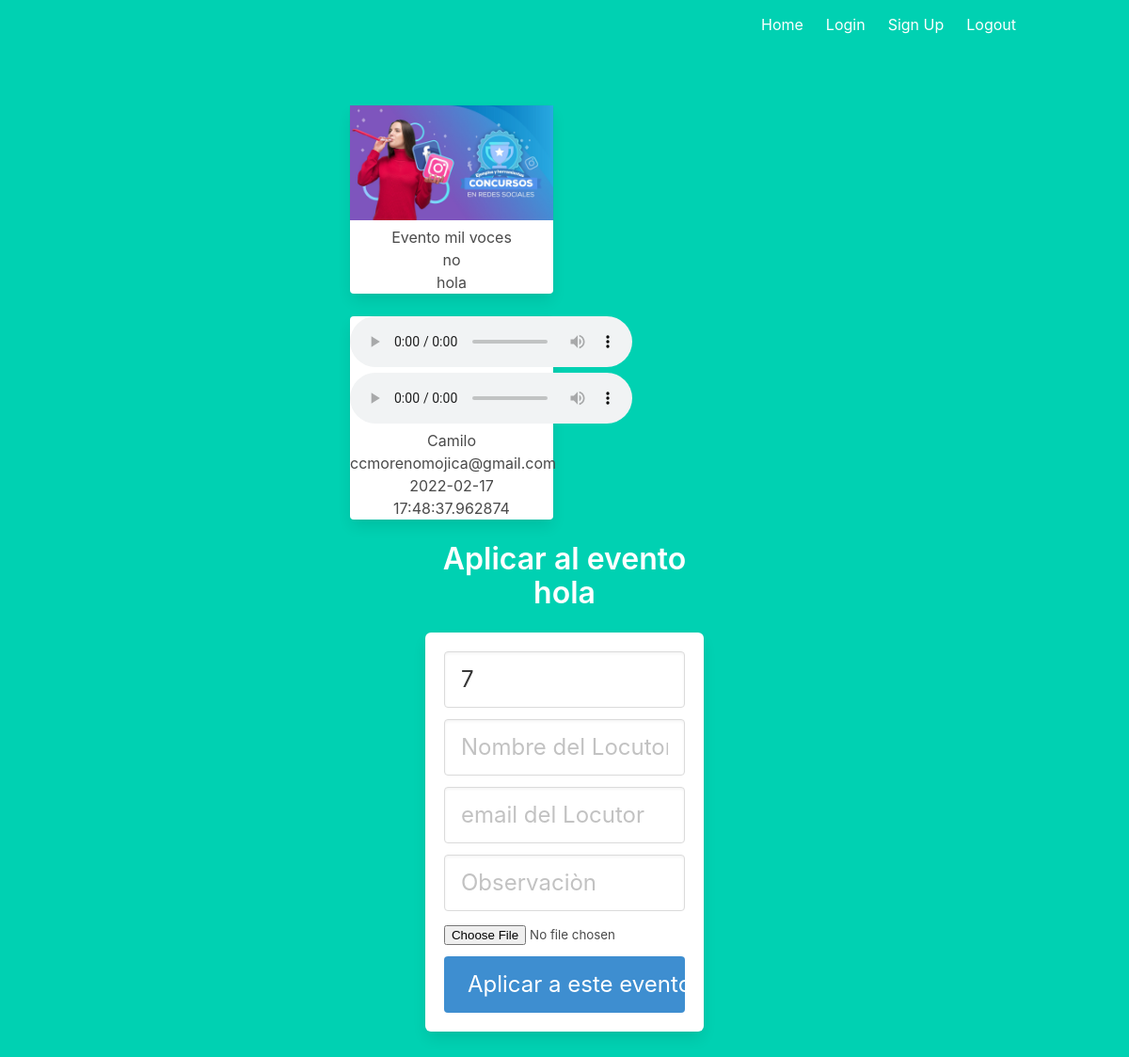
/apply/7, run on the app's committed database.
### models.py (models this page shows)
class Contest(db.Model):
    id_contest = db.Column(db.Integer, primary_key=True)
    id_user = db.Column(db.Integer)
    contest_name = db.Column(db.String(100))
    banner_name = db.Column(db.String(100))
    url_contest = db.Column(db.String(100))
    start_date = db.Column(db.DateTime)
    end_date = db.Column(db.DateTime)
    award = db.Column(db.Numeric())
    dialog = db.Column(db.String(100))
    desciption = db.Column(db.String(100))

class Proposal(db.Model):
    id_proposal = db.Column(db.Integer, primary_key=True)
    id_contest = db.Column(db.Integer)
    create_date = db.Column(db.DateTime)
    full_name_speaker = db.Column(db.String(100))
    email = db.Column(db.String(200))
    dialogo_sound = db.Column(db.String(100))
    dialogo_sound_convert = db.Column(db.String(100))
    formato = db.Column(db.String(100))
    state_voice = db.Column(db.String(100))
    observacion = db.Column(db.String(8))

### main.py (the view)
@main.route('/apply/<id>')
def apply(id):
    query = Contest.query.filter_by(id_contest=id).first()
    query_speaker = Proposal.query.filter_by(id_contest=id).order_by(Proposal.create_date).all()
    return render_template('apply.html',items=query, speaker=query_speaker)

### templates/apply.html
{% extends "base.html" %}
{% block content %}
<div class="container">
  <div class="column is-3 is-offset-3">
        <div class="card">
          <img class="card-img-top" src="/static/uploads/images{{items.banner_name}}" alt="Card image cap">
          <div class="card-body">
            <h5 class="card-title">{{items.contest_name}} </h5>
            <p class="card-text">{{items.desciption}}</p>
            <p class="card-text">{{items.dialog}}</p>
          </div>
        </div>
  </div>
</div>
<div class="container">
<div class="column is-3 is-offset-3">
  <div class="col-sm-10">
       {% for task in speaker%}
        <div class="card">
            <audio controls style = "height: 54px" > <source src="/static/uploads/dialog_song_convert/{{task.dialogo_sound}}" type="audio/mp3"> </audio>
            <audio controls style = "height: 54px" > <source src="/static/uploads/dialog_song/{{task.dialogo_sound}}" type="audio/wav"> </audio>
            <div class="card-body">
            <h5 class="card-title">{{task.full_name_speaker}} </h5>
            <p class="card-text">{{task.email}}</p>
            <p class="card-text">{{task.create_date}}</p>
        </div>
        {% endfor %}
  </div>
</div>
</div>
<div class="container">
<div class="column is-4 is-offset-4">
    <h3 class="title">Aplicar al evento {{items.dialog}}</h3>
    <div class="box">
        <form method="POST" action="{{ url_for('main.applied_post')}}" enctype="multipart/form-data">
          <div class="field">
                <div class="control">
                    <input class="input is-large" type="text" name="id_contest"  value={{items.id_contest}} autofocus="" >
                </div>
            </div>
            <div class="field">
                <div class="control">
                    <input class="input is-large" type="text" name="nameproposal" placeholder="Nombre del Locutor" autofocus="" >
                </div>
            </div>
            <div class="field">
                <div class="control">
                    <input class="input is-large" type="text" name="email" placeholder="email del Locutor" autofocus="">
                </div>
            </div>
            <div class="field">
                <div class="control">
                    <input class="input is-large" type="text" name="observacion" placeholder="Observaciòn">
                </div>
            </div>
            <div class="field">
                <input type="file" name="file" >
            </div>
            <button class="button is-block is-info is-large is-fullwidth">Aplicar a este evento</button>
        </form>
    </div>
</div>
</div>
{% endblock %}

### data on the page
Contest: banner_name (picture), contest_name "Evento mil voces", desciption "no", dialog "hola", id_contest "7"
Proposal: full_name_speaker "Camilo", email "ccmorenomojica@gmail.com", create_date "2022-02-17 17:48:37.962874"
